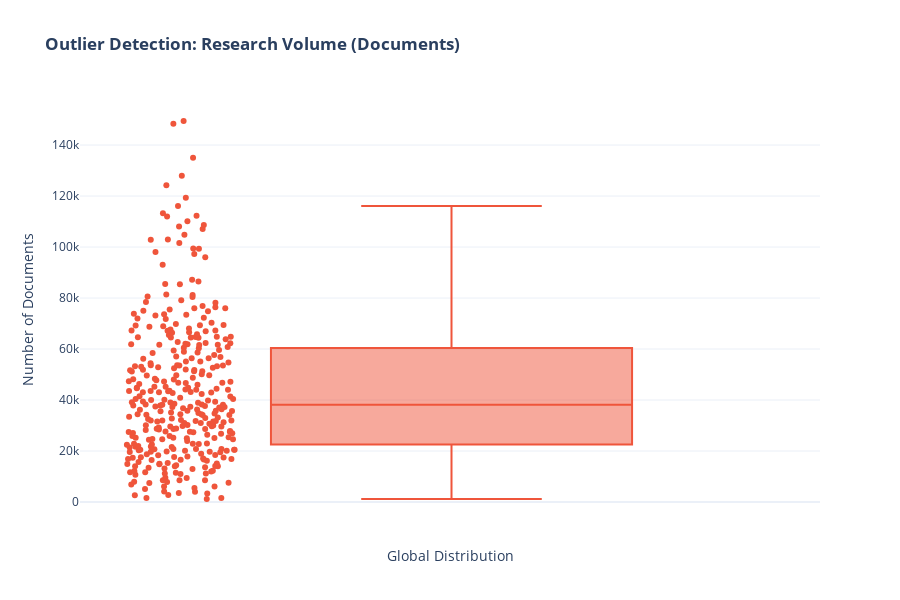
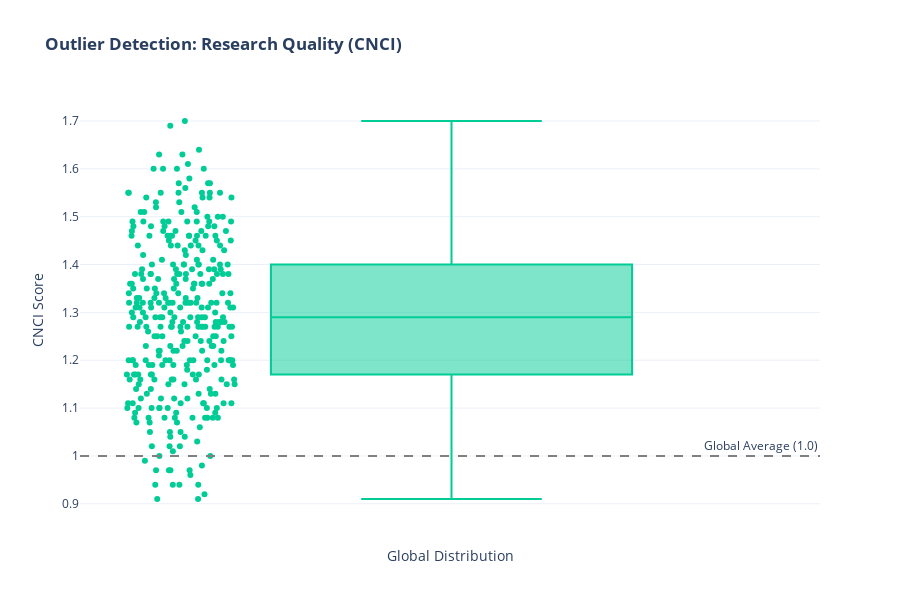

Notebook cell for these charts, in order:
### Markdown cell above
#### Q4 Outlier Detection Analysis

Identify data points that deviate significantly from the rest of the dataset. Detecting outliers is crucial because they can either represent errors in the data or, more likely in this context, "Elite Performers" or "Mass Producers" that define the upper limits of research performance.

**Key Questions to Answer**
1. Which countries/years are producing an exceptionally high volume of documents compared to the global norm?
2. Are there specific instances (Country or Year) where the Citation Impact (CNCI) is suspiciously high or low?
3. Do these outliers represent a consistent trend for a specific country, or are they one-off events?

### Code cell
# ==============================================================================
# PART 1: OUTLIERS IN QUANTITY (DOCUMENTS)
# ==============================================================================

# --- 1.1 Visualization ---
# Creating a Box Plot to visualize the spread and spot dots outside the whiskers
fig_docs = px.box(
    df_clean, 
    y="Documents",
    points="all",  # Display every data point next to the box
    hover_data=["Country", "Year"], # Essential context on hover
    title="<b>Outlier Detection: Research Volume (Documents)</b>",
    color_discrete_sequence=['#EF553B'] # Red-Orange theme
)

fig_docs.update_layout(
    yaxis_title="Number of Documents",
    xaxis_title="Global Distribution",
    template="plotly_white",
    height=600
)

fig_docs.show()

# --- 1.2 Outlier Table Generation (IQR Method) ---
# Calculating the Interquartile Range (IQR) to mathematically identify outliers
Q1_doc = df_clean['Documents'].quantile(0.25)
Q3_doc = df_clean['Documents'].quantile(0.75)
IQR_doc = Q3_doc - Q1_doc
upper_bound_doc = Q3_doc + 1.5 * IQR_doc

# Filtering rows that exceed the upper bound
doc_outliers = df_clean[df_clean['Documents'] > upper_bound_doc][['Country', 'Year', 'Documents']]

# Checking if outliers exist before displaying
if not doc_outliers.empty:
    print(f"\n[Table] Found {len(doc_outliers)} Outliers in Research Volume (Documents):")
    # Sorting by Documents to show the biggest outliers first
    display(doc_outliers.sort_values(by='Documents', ascending=False).head(10).style.background_gradient(cmap='Reds'))
else:
    print("\n[Result] No statistical outliers found in Documents.")


# ==============================================================================
# PART 2: OUTLIERS IN QUALITY (CNCI)
# ==============================================================================

# --- 2.1 Visualization ---
# Box Plot for Quality Metrics
fig_cnci = px.box(
    df_clean, 
    y="CNCI",
    points="all",
    hover_data=["Country", "Year", "Documents"], # Added docs to check volume-quality relationship
    title="<b>Outlier Detection: Research Quality (CNCI)</b>",
    color_discrete_sequence=['#00CC96'] # Green theme
)

# Adding a reference line for Global Average (1.0)
fig_cnci.add_hline(y=1.0, line_dash="dash", line_color="gray", annotation_text="Global Average (1.0)")

fig_cnci.update_layout(
    yaxis_title="CNCI Score",
    xaxis_title="Global Distribution",
    template="plotly_white",
    height=600
)

fig_cnci.show()

# --- 2.2 Outlier Table Generation (IQR Method) ---
# Calculating IQR for CNCI
Q1_cnci = df_clean['CNCI'].quantile(0.25)
Q3_cnci = df_clean['CNCI'].quantile(0.75)
IQR_cnci = Q3_cnci - Q1_cnci
upper_bound_cnci = Q3_cnci + 1.5 * IQR_cnci
lower_bound_cnci = Q1_cnci - 1.5 * IQR_cnci # Identifying extremely low quality too

# Filtering rows outside the bounds
cnci_outliers = df_clean[(df_clean['CNCI'] > upper_bound_cnci) | (df_clean['CNCI'] < lower_bound_cnci)][['Country', 'Year', 'CNCI', 'Documents']]

# Checking if outliers exist before displaying
if not cnci_outliers.empty:
    print(f"\n[Table] Found {len(cnci_outliers)} Outliers in Research Quality (CNCI):")
    display(cnci_outliers.sort_values(by='CNCI', ascending=False).head(10).style.background_gradient(cmap='Greens'))
else:
    print("\n[Result] No statistical outliers found in CNCI.")


# Check consistency: Count how many times a country appears in the outlier list
if not doc_outliers.empty:
    print("\n--- Consistency Check (Is it a Trend?) ---")
    print(doc_outliers['Country'].value_counts())

### Figure 1 — Plotly figure (JSON) as saved in the notebook; plotly's stock layout.template omitted (floating-point values rounded to 4 significant figures; data arrays with more than 128 entries replaced by an {"elided": "..."} marker saying what was removed)
{"data": [{"alignmentgroup": "True", "boxpoints": "all", "customdata": {"elided": "340x2 mixed values"}, "hovertemplate": "Documents=%{y}<br>Country=%{customdata[0]}<br>Year=%{customdata[1]}<extra></extra>", "legendgroup": "", "marker": {"color": "#EF553B"}, "name": "", "notched": false, "offsetgroup": "", "orientation": "v", "showlegend": false, "type": "box", "x0": " ", "xaxis": "x", "y": {"elided": "340 int values"}, "y0": " ", "yaxis": "y"}], "layout": {"boxmode": "group", "height": 600, "legend": {"tracegroupgap": 0}, "title": {"text": "<b>Outlier Detection: Research Volume (Documents)</b>"}, "xaxis": {"anchor": "y", "domain": [0, 1], "title": {"text": "Global Distribution"}}, "yaxis": {"anchor": "x", "domain": [0, 1], "title": {"text": "Number of Documents"}}}}

### Figure 2 — Plotly figure (JSON) as saved in the notebook; plotly's stock layout.template omitted (floating-point values rounded to 4 significant figures; data arrays with more than 128 entries replaced by an {"elided": "..."} marker saying what was removed)
{"data": [{"alignmentgroup": "True", "boxpoints": "all", "customdata": {"elided": "340x3 mixed values"}, "hovertemplate": "CNCI=%{y}<br>Country=%{customdata[0]}<br>Year=%{customdata[1]}<br>Documents=%{customdata[2]}<extra></extra>", "legendgroup": "", "marker": {"color": "#00CC96"}, "name": "", "notched": false, "offsetgroup": "", "orientation": "v", "showlegend": false, "type": "box", "x0": " ", "xaxis": "x", "y": {"elided": "340 float values"}, "y0": " ", "yaxis": "y"}], "layout": {"annotations": [{"showarrow": false, "text": "Global Average (1.0)", "x": 1, "xanchor": "right", "xref": "x domain", "y": 1, "yanchor": "bottom", "yref": "y"}], "boxmode": "group", "height": 600, "legend": {"tracegroupgap": 0}, "shapes": [{"line": {"color": "gray", "dash": "dash"}, "type": "line", "x0": 0, "x1": 1, "xref": "x domain", "y0": 1, "y1": 1, "yref": "y"}], "title": {"text": "<b>Outlier Detection: Research Quality (CNCI)</b>"}, "xaxis": {"anchor": "y", "domain": [0, 1], "title": {"text": "Global Distribution"}}, "yaxis": {"anchor": "x", "domain": [0, 1], "title": {"text": "CNCI Score"}}}}
